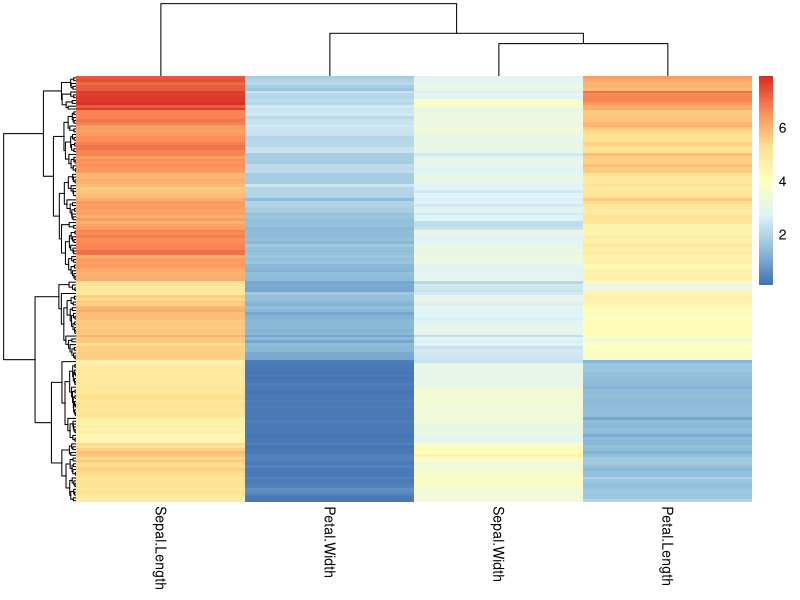

This chart was generated by the following R code:
# check the default library paths
.libPaths()

# add a new library path
.libPaths(new = "/packages")

# check to see if the new library path was added
.libPaths()


# install the pheatmap package
install.packages("pheatmap")

# load package
library(pheatmap)

# create an example heatmap
pheatmap(as.matrix(iris[, -5]))